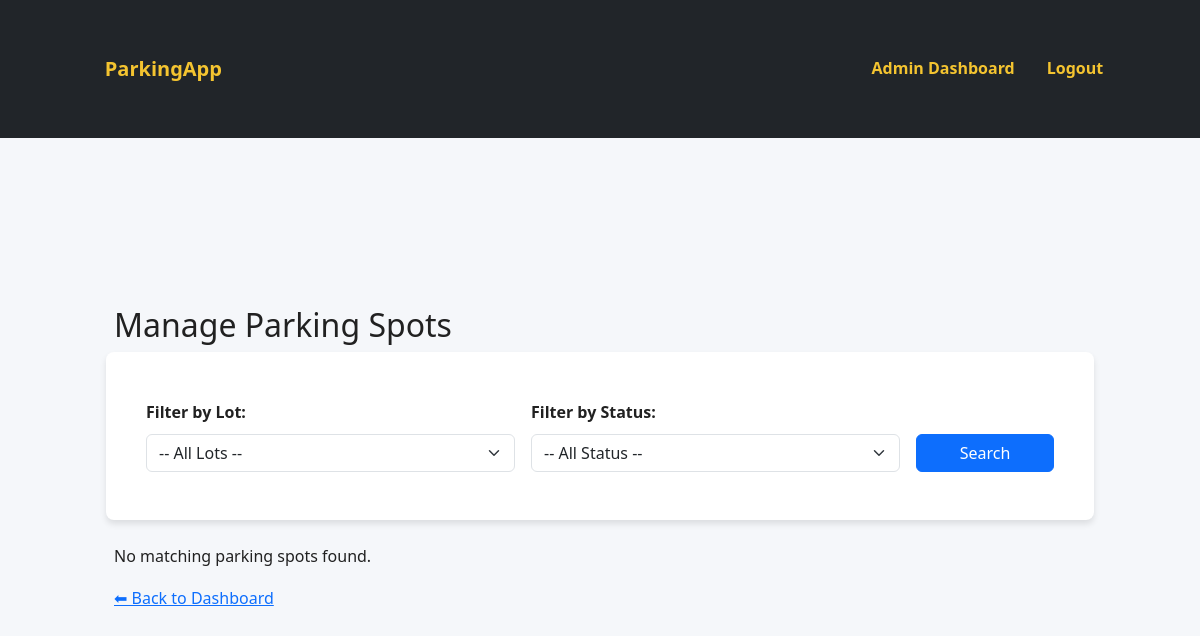
Before: /admin/spots?lot_id=3 (signed in) with the older database file.
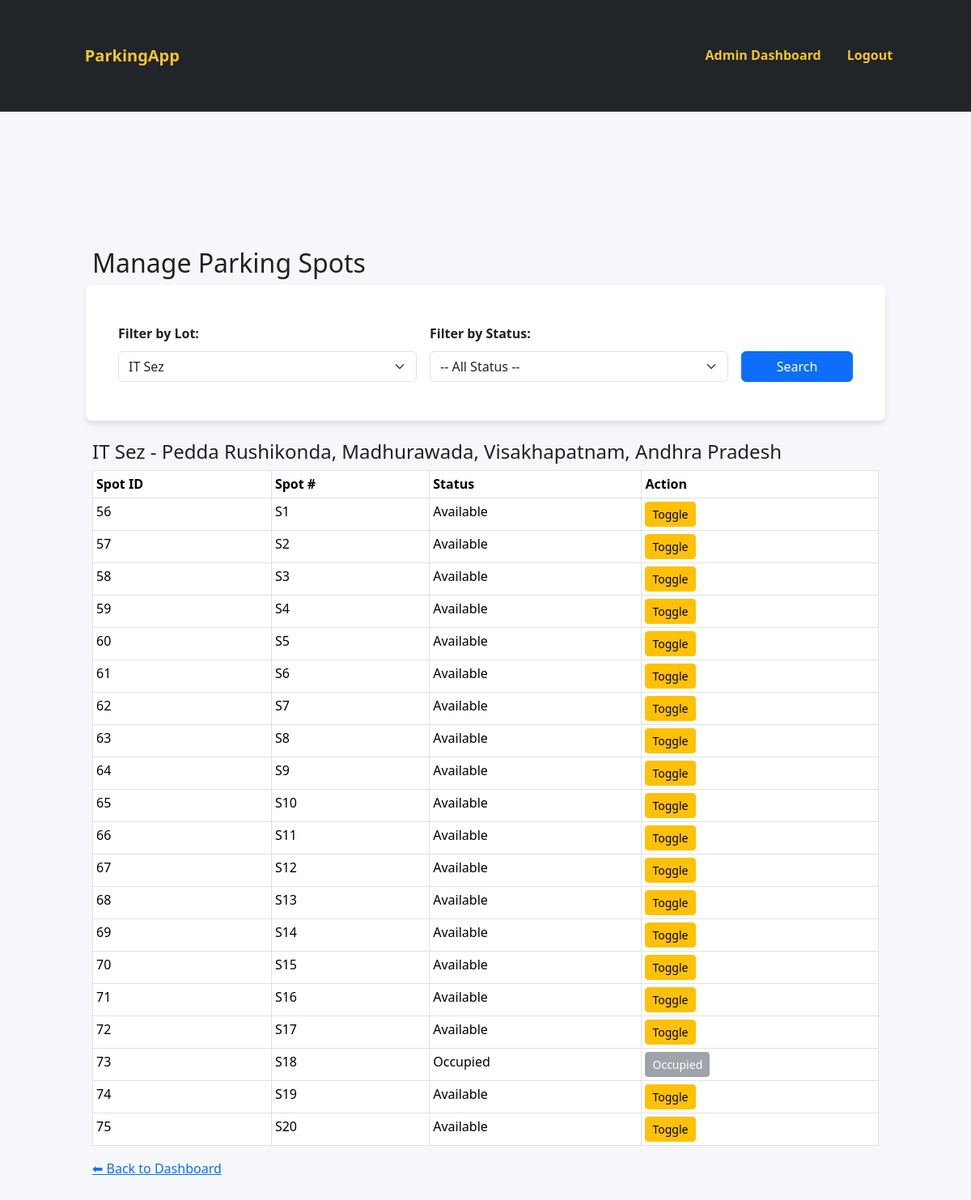
After: the same page with the newer database file.
### models.py (models this page shows)
class ParkingLot(db.Model):
    __tablename__ = 'parking_lots'
    id = db.Column(db.Integer, primary_key=True)
    location_name = db.Column(db.String(120), nullable=False)
    address = db.Column(db.Text, nullable=False)
    pin_code = db.Column(db.String(6), nullable=False)
    price_per_hour = db.Column(db.Float, nullable=False)
    max_spots = db.Column(db.Integer, nullable=False)
    status = db.Column(db.String(20), default='Active')  # Active or Inactive
    created_at = db.Column(db.DateTime, default=datetime.utcnow)
    spots = db.relationship('ParkingSpot',backref='lot',lazy=True,cascade='all, delete',passive_deletes=True)

class ParkingSpot(db.Model):
    __tablename__ = 'parking_spots'
    id = db.Column(db.Integer, primary_key=True)
    lot_id = db.Column(db.Integer, db.ForeignKey('parking_lots.id', ondelete='CASCADE'), nullable=False)
    status = db.Column(db.String(1), default='A')  # A - Available, O - Occupied
    spot_number = db.Column(db.String(20), nullable=False)
    reservation = db.relationship('Reservation', backref='spot', lazy=True)
    is_available = db.Column(db.Boolean, default=True)

### app.py (the view)
@app.route('/admin/spots', methods=['GET', 'POST'])
@login_required
def manage_spots():
    if current_user.role != 'admin':
        return "Unauthorized", 403
    try:
        now = datetime.now(timezone('Asia/Kolkata'))
        expired_bookings = Reservation.query.filter(
            Reservation.status.in_(['Booked', 'O']),
            Reservation.leaving_time < now
        ).all()
        for booking in expired_bookings:
            booking.status = 'Completed'
            booking.spot.is_available = True
            booking.spot.status = 'A'
        db.session.commit()
        lots = ParkingLot.query.all()
        selected_lot_id = request.args.get('lot_id')
        selected_status = request.args.get('status')
        query = ParkingSpot.query
        if selected_lot_id:
            query = query.filter_by(lot_id=selected_lot_id)
        if selected_status:
            query = query.filter_by(status=selected_status)
        spots = query.all()
        return render_template("admin_spots.html", lots=lots, spots=spots, selected_lot_id=selected_lot_id, selected_status=selected_status)
    except Exception as e:
        print("Error in manage_slots:", e)
        return "Internal Server Error", 500

### app.py (called while the page is built)
@login_manager.user_loader
def load_user(user_id):
    role, actual_id = user_id.split(':')
    if role == 'admin':
        admin = db.session.get(Admin, int(actual_id))
        if admin:
            return UnifiedUser(f"{admin.id}", 'admin')
    else:
        user = db.session.get(User, int(actual_id))
        if user:
            return UnifiedUser(f"{user.id}", 'user')
    return None

### templates/admin_spots.html (shortened to what this page needs)
{% extends 'base.html' %}
{% block content %}
<div class="container mt-4">
  <h2 class="mb-4">Manage Parking Spots</h2>
  <form method="GET" action="{{ url_for('manage_spots') }}" class="row g-3 mb-4">
    <div class="col-md-5">
      <label for="lot" class="form-label">Filter by Lot:</label>
      <select name="lot_id" id="lot" class="form-select">
        <option value="">-- All Lots --</option>
        {% for lot in lots %}
          <option value="{{ lot.id }}" {% if selected_lot_id and selected_lot_id|int == lot.id %}selected{% endif %}>{{ lot.location_name }}</option>
        {% endfor %}
      </select>
    </div>
    <div class="col-md-5">
      <label for="status" class="form-label">Filter by Status:</label>
      <select name="status" id="status" class="form-select">
        <option value="">-- All Status --</option>
      </select>
    </div>
    <div class="col-md-2 d-flex align-items-end">
      <button type="submit" class="btn btn-primary w-100">Search</button>
    </div>
  </form>
{% if spots %}
  {% set grouped_spots = {} %}
  {% for spot in spots %}
    {% set _ = grouped_spots.setdefault(spot.lot_id, []).append(spot) %}
  {% endfor %}
{% for lot in lots %}
    {% if grouped_spots[lot.id] is defined %}
      <h4 class="mt-4">{{ lot.location_name }} - {{ lot.address }}</h4>
      <table class="table table-sm table-bordered">
        <thead>
          <tr>
            <th>Spot ID</th>
            <th>Spot #</th>
            <th>Status</th>
            <th>Action</th>
          </tr>
        </thead>
        <tbody>
          {% for spot in grouped_spots[lot.id] %}
            <tr>
              <td>{{ spot.id }}</td>
              <td>{{ spot.spot_number or loop.index }}</td>
              <td>
                {% if spot.status == 'A' %}
                  Available
                {% elif spot.status == 'O' %}
                  Occupied
                {% else %}
                  Unavailable
                {% endif %}
              </td>
              <td>
                {% if spot.status != 'O' %}
                  <a href="{{ url_for('toggle_spot_status', spot_id=spot.id) }}" class="btn btn-sm btn-warning">Toggle</a>
                {% else %}
                  <button class="btn btn-secondary btn-sm" disabled>Occupied</button>
                {% endif %}
              </td>
            </tr>
          {% endfor %}
        </tbody>
      </table>
    {% endif %}
  {% endfor %}
{% else %}
  <p>No matching parking spots found.</p>
{% endif %}
<a href="{{ url_for('admin_dashboard') }}">⬅ Back to Dashboard</a>
{% endblock %}

Changed rows visible on the page:
added ParkingLot: location_name "IT Sez", address "Pedda Rushikonda, Madhurawada, Visakhapatnam, Andhra Pradesh"
added ParkingSpot: id "56", spot_number "S1", status "Available"
added ParkingSpot: id "57", spot_number "S2", status "Available"
added ParkingSpot: id "58", spot_number "S3", status "Available"
added ParkingSpot: id "59", spot_number "S4", status "Available"
added ParkingSpot: id "60", spot_number "S5", status "Available"
added ParkingSpot: id "61", spot_number "S6", status "Available"
added ParkingSpot: id "62", spot_number "S7", status "Available"
added ParkingSpot: id "63", spot_number "S8", status "Available"
added ParkingSpot: id "64", spot_number "S9", status "Available"
added ParkingSpot: id "65", spot_number "S10", status "Available"
added ParkingSpot: id "66", spot_number "S11", status "Available"
added ParkingSpot: id "67", spot_number "S12", status "Available"
added ParkingSpot: id "68", spot_number "S13", status "Available"
added ParkingSpot: id "69", spot_number "S14", status "Available"
added ParkingSpot: id "70", spot_number "S15", status "Available"
added ParkingSpot: id "71", spot_number "S16", status "Available"
added ParkingSpot: id "72", spot_number "S17", status "Available"
added ParkingSpot: id "73", spot_number "S18", status "Occupied"
added ParkingSpot: id "74", spot_number "S19", status "Available"
added ParkingSpot: id "75", spot_number "S20", status "Available"
Other visible differences:
form field lot_id: "-- All Lots --" → "IT Sez"
text no longer shown: "No matching parking spots found."
